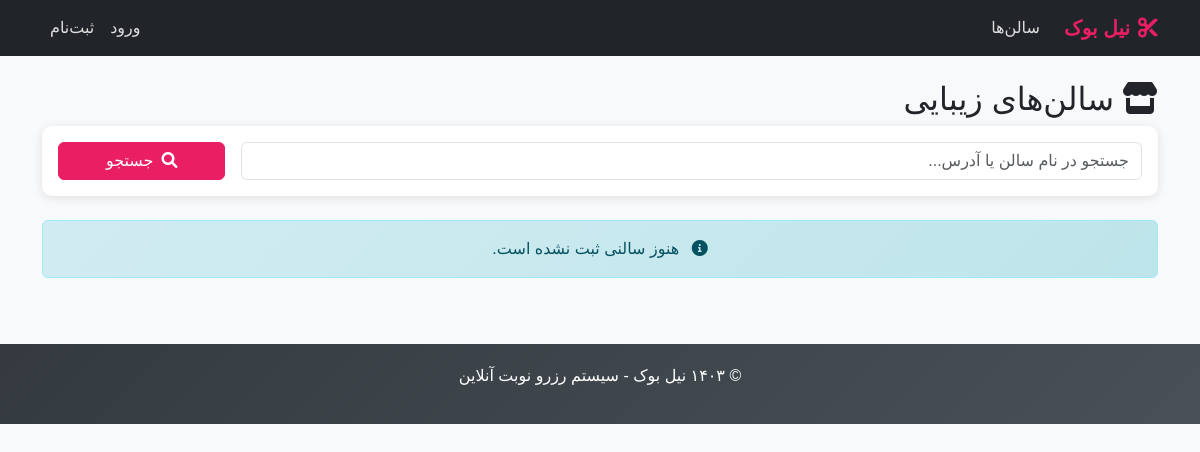
/appointments/salons/, run on an earlier commit of the app's database.
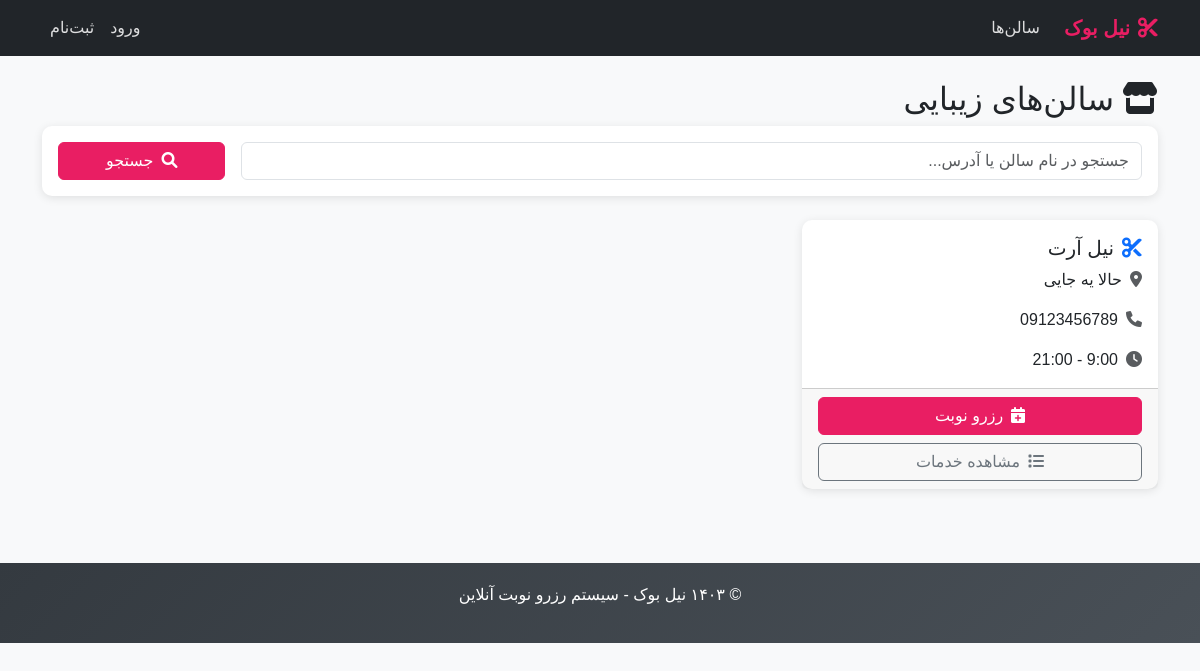
And on a later commit of the database.
### salons/models.py (models this page shows, shortened)
class Salon(models.Model):
    DAYS_CHOICES = [
        ('saturday', 'شنبه'),
        ('sunday', 'یکشنبه'),
        ('monday', 'دوشنبه'),
        ('tuesday', 'سه‌شنبه'),
        ('wednesday', 'چهارشنبه'),
        ('thursday', 'پنج‌شنبه'),
        ('friday', 'جمعه'),
    ]
    name = models.CharField(max_length=200, verbose_name='نام سالن')
    owner = models.ForeignKey(
        User,
        on_delete=models.CASCADE,
        related_name='owned_salons',
        limit_choices_to={'role': 'salon_owner'}
    )
    phone = models.CharField(max_length=15, verbose_name='تلفن')
    address = models.TextField(verbose_name='آدرس')
    opening_time = models.TimeField(default='09:00', verbose_name='ساعت شروع')
    closing_time = models.TimeField(default='21:00', verbose_name='ساعت پایان')
    closed_days = models.CharField(
        max_length=100,
        blank=True,
        help_text='روزهای تعطیل را با کاما جدا کنید (مثال: friday,saturday)',
        verbose_name='روزهای تعطیل'
    )
    is_active = models.BooleanField(default=True, verbose_name='فعال')
    created_at = models.DateTimeField(auto_now_add=True)
    class Meta:
        verbose_name = 'سالن'
        verbose_name_plural = 'سالن‌ها'

### appointments/views.py (the view)
# urls.py: path('salons/', views.salon_list_api, name='salon_list'),
def salon_list(request):
    salons = Salon.objects.filter(is_active=True).select_related('owner')
    search = request.GET.get('search', '')
    if search:
        salons = salons.filter(
            Q(name__icontains=search) | Q(address__icontains=search)
        )
    context = {
        'salons': salons,
        'search': search
    }
    return render(request, 'appointments/salon_list.html', context)

### templates/appointments/salon_list.html (shortened to what this page needs)
{% extends 'base.html' %}
{% load persian_filters %}
{% block content %}
<div class="row">
    <div class="col-12">
        <h2><i class="fas fa-store me-2"></i>سالن‌های زیبایی</h2>
        <div class="card mb-4">
            <div class="card-body">
                <form method="get" class="row g-3">
                    <div class="col-md-10">
                        <input type="text" class="form-control" name="search" placeholder="جستجو در نام سالن یا آدرس..." value="{{ search }}">
                    </div>
                    <div class="col-md-2">
                        <button type="submit" class="btn btn-primary w-100">
                            <i class="fas fa-search me-2"></i>جستجو
                        </button>
                    </div>
                </form>
            </div>
        </div>
        <div class="row">
            {% for salon in salons %}
                <div class="col-md-6 col-lg-4 mb-4">
                    <div class="card h-100">
                        <div class="card-body">
                            <h5 class="card-title">
                                <i class="fas fa-cut me-2 text-primary"></i>{{ salon.name }}
                            </h5>
                            <p class="card-text">
                                <i class="fas fa-map-marker-alt me-2 text-muted"></i>{{ salon.address|truncatechars:50 }}
                            </p>
                            <p class="card-text">
                                <i class="fas fa-phone me-2 text-muted"></i>{{ salon.phone }}
                            </p>
                            <p class="card-text">
                                <i class="fas fa-clock me-2 text-muted"></i>{{ salon.opening_time }} - {{ salon.closing_time }}
                            </p>
                        </div>
                        <div class="card-footer">
                            <div class="d-grid gap-2">
                                <a href="{% url 'appointments:book' salon.id %}" class="btn btn-primary">
                                    <i class="fas fa-calendar-plus me-2"></i>رزرو نوبت
                                </a>
                                <a href="{% url 'services:public_list' salon.id %}" class="btn btn-outline-secondary">
                                    <i class="fas fa-list me-2"></i>مشاهده خدمات
                                </a>
                            </div>
                        </div>
                    </div>
                </div>
            {% empty %}
                <div class="col-12">
                    <div class="alert alert-info text-center">
                        <i class="fas fa-info-circle me-2"></i>
                        {% if search %}
                            هیچ سالنی با این جستجو یافت نشد.
                        {% else %}
                            هنوز سالنی ثبت نشده است.
                        {% endif %}
                    </div>
                </div>
            {% endfor %}
        </div>
    </div>
</div>
{% endblock %}

### templates/base.html (shortened to what this page needs)
{% load static %}
{% load persian_filters %}
<!DOCTYPE html>
<html lang="fa" dir="rtl">
<head>
    <link href="{% static 'css/style.css' %}" rel="stylesheet">
    <link href="https://cdn.jsdelivr.net/npm/bootstrap@5.3.0/dist/css/bootstrap.rtl.min.css" rel="stylesheet">
    <link href="https://cdnjs.cloudflare.com/ajax/libs/font-awesome/6.0.0/css/all.min.css" rel="stylesheet">
</head>
<body>
    <nav class="navbar navbar-expand-lg navbar-dark bg-dark">
        <div class="container">
            <a class="navbar-brand" href="{% url 'appointments:salon_list' %}">
                <i class="fas fa-cut me-2"></i>نیل بوک
            </a>
            <div class="collapse navbar-collapse" id="navbarNav">
                <ul class="navbar-nav me-auto">
                    <li class="nav-item">
                        <a class="nav-link" href="{% url 'appointments:salon_list' %}">سالن‌ها</a>
                    </li>
                </ul>
                <ul class="navbar-nav">
                    {% if user.is_authenticated %}
                        <li class="nav-item dropdown">
                            <a class="nav-link dropdown-toggle" href="#" role="button" data-bs-toggle="dropdown">
                                <i class="fas fa-user me-1"></i>{{ user.get_full_name|default:user.username }}
                            </a>
                            <ul class="dropdown-menu">
                                {% if user.role == 'salon_owner' %}
                                    <li><a class="dropdown-item" href="{% url 'salons:dashboard' %}">داشبورد سالن</a></li>
                                {% elif user.role == 'staff' %}
                                    <li><a class="dropdown-item" href="{% url 'salons:staff_dashboard' %}">داشبورد کارمند</a></li>
                                {% else %}
                                    <li><a class="dropdown-item" href="{% url 'appointments:customer_dashboard' %}">نوبت‌های من</a></li>
                                {% endif %}
                                <li><a class="dropdown-item" href="{% url 'accounts:profile' %}">پروفایل</a></li>
                                <li><hr class="dropdown-divider"></li>
                                <li><a class="dropdown-item" href="{% url 'accounts:logout' %}">خروج</a></li>
                            </ul>
                        </li>
                    {% else %}
                        <li class="nav-item">
                            <a class="nav-link" href="{% url 'accounts:login' %}">ورود</a>
                        </li>
                        <li class="nav-item">
                            <a class="nav-link" href="{% url 'accounts:register' %}">ثبت‌نام</a>
                        </li>
                    {% endif %}
                </ul>
            </div>
        </div>
    </nav>
    <main class="container mt-4">
        {% block content %}{% endblock %}
    </main>
    <footer class="footer">
        <div class="container text-center">
            <p>&copy; ۱۴۰۳ نیل بوک - سیستم رزرو نوبت آنلاین</p>
        </div>
    </footer>
</body>
</html>

### static/css/style.css (style rules this page uses)
:root { --primary-color: #e91e63; --primary-dark: #c2185b; --secondary-color: #f8f9fa; --success-color: #28a745; --warning-color: #ffc107; --danger-color: #dc3545; --info-color: #17a2b8; --dark-color: #343a40; --light-color: #f8f9fa; }
body { font-family: 'Vazirmatn', 'Tahoma', sans-serif; background-color: var(--secondary-color); line-height: 1.6; }
.navbar-brand { font-weight: 700; font-size: 1.5rem; color: var(--primary-color) !important; }
.navbar-dark .navbar-nav .nav-link { color: rgba(255,255,255,.85); transition: color 0.3s ease; }
.btn-primary { background-color: var(--primary-color); border-color: var(--primary-color); font-weight: 500; transition: all 0.3s ease; }
.card { box-shadow: 0 4px 15px rgba(0,0,0,0.1); border: none; border-radius: 15px; transition: transform 0.3s ease, box-shadow 0.3s ease; }
.form-control { border-radius: 10px; border: 2px solid #e9ecef; transition: border-color 0.3s ease, box-shadow 0.3s ease; }
.footer { background: linear-gradient(135deg, var(--dark-color), #495057); color: white; padding: 30px 0; margin-top: 50px; }

### templates/base.html (style rules this page uses)
body { font-family: 'Vazir', 'Tahoma', sans-serif; background-color: #f8f9fa; }
.navbar-brand { font-weight: bold; color: #e91e63 !important; }
.btn-primary { background-color: #e91e63; border-color: #e91e63; }
.card { box-shadow: 0 2px 10px rgba(0,0,0,0.1); border: none; border-radius: 10px; }
.footer { background-color: #343a40; color: white; padding: 20px 0; margin-top: 50px; }

What changed in the data, as far as the page shows it:
added Salon: name "نیل آرت", address "حالا یه جایی", phone "09123456789", closing_time "21:00"
Also different on the page:
text no longer shown: "هنوز سالنی ثبت نشده است."
